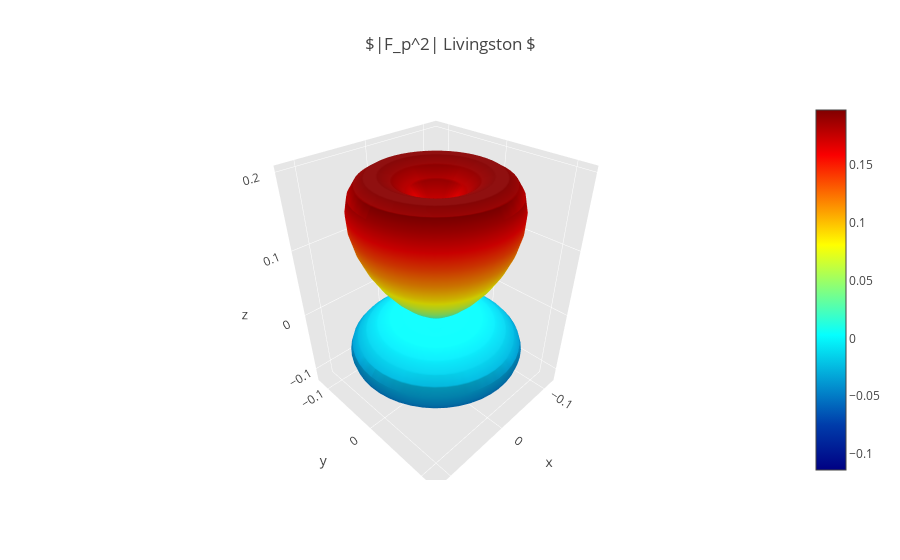

Source (notebook cell):
### Markdown cell above
# |Fp^2| - Livingston

### Code cell
import numpy as np
import plotly.plotly
plotly.offline.init_notebook_mode(connected=True)
import plotly.offline as py
import plotly.graph_objs as go

import pycbc
from pycbc.detector import Detector
from pycbc.waveform import get_td_waveform

# Euler's angles 
theta_aux = np.linspace(0,np.pi,50) # right ascension
phi_aux = np.linspace(0,2*np.pi,50) # declination
psi = 0 # polarization

# compute grid for theta and phi
theta, phi  = np.meshgrid(theta_aux, phi_aux)

# declare time of earth rotation
time = 1000000000

# declare detector we want to refer H1-Hanford, L1-Livingston, Vi-Virgo
d = Detector("L1")

# compute antenna pattern f-plus and f-cross
for index in range(len(theta)):
    fp, fc = d.antenna_pattern(phi[index], theta[index], psi, time)
    # compute |Fp^2|
    abs_fp = abs(pow(fp, 2)) 
    # if you're curious about the numbers 
    # print("|Fp^2| %s" % str(abs_fp))

# set spheriacal coordinates transform
x = abs_fp * np.cos(phi) * np.sin(theta)  # x = r*cos(phi)*sin(theta)
y = abs_fp * np.sin(phi) * np.sin(theta)  # y = r*sin(phi)*sin(theta)
z = abs_fp * np.cos(theta)                # z = np.cos(theta)


surface = go.Surface(x = x, y = y, z = z, colorscale = 'Jet')
data = [surface]

layout = go.Layout(
    title = '$|F_p^2| Livingston $',
    scene = dict(
        xaxis = dict(
            gridcolor = 'rgb(255, 255, 255)',
            zerolinecolor = 'rgb(255, 255, 255)',
            showbackground = True,
            backgroundcolor ='rgb(230, 230,230)'
        ),
        yaxis = dict(
            gridcolor = 'rgb(255, 255, 255)',
            zerolinecolor = 'rgb(255, 255, 255)',
            showbackground = True,
            backgroundcolor = 'rgb(230, 230,230)'
        ),
        zaxis = dict(
            gridcolor = 'rgb(255, 255, 255)',
            zerolinecolor = 'rgb(255, 255, 255)',
            showbackground = True,
            backgroundcolor = 'rgb(230, 230,230)'
        )
    )
)

fig = go.Figure(data = data, layout = layout)
py.iplot(fig, filename='Livingston_fp')

### Figure 1 — Plotly figure (JSON) as saved in the notebook; plotly's stock layout.template omitted (floating-point values rounded to 4 significant figures; data arrays with more than 128 entries replaced by an {"elided": "..."} marker saying what was removed)
{"data": [{"colorscale": "Jet", "type": "surface", "uid": "75dfbd26-c456-4653-b754-700b5eee1eda", "x": {"elided": "50x50 float values"}, "y": {"elided": "50x50 float values"}, "z": {"elided": "50x50 float values"}}], "layout": {"scene": {"xaxis": {"backgroundcolor": "rgb(230, 230,230)", "gridcolor": "rgb(255, 255, 255)", "showbackground": true, "zerolinecolor": "rgb(255, 255, 255)"}, "yaxis": {"backgroundcolor": "rgb(230, 230,230)", "gridcolor": "rgb(255, 255, 255)", "showbackground": true, "zerolinecolor": "rgb(255, 255, 255)"}, "zaxis": {"backgroundcolor": "rgb(230, 230,230)", "gridcolor": "rgb(255, 255, 255)", "showbackground": true, "zerolinecolor": "rgb(255, 255, 255)"}}, "title": {"text": "$|F_p^2| Livingston $"}}}
